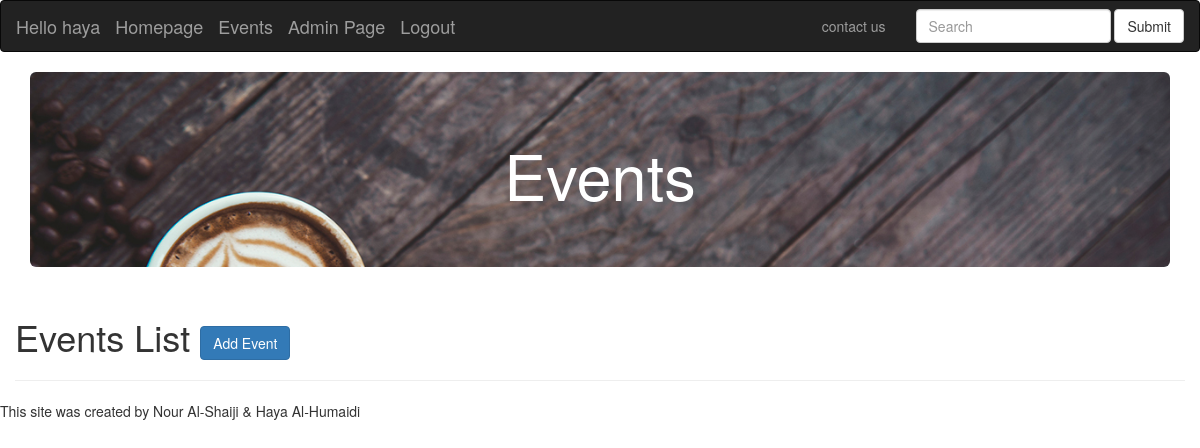
The page /main/event/ (signed in) on the database as committed earlier.
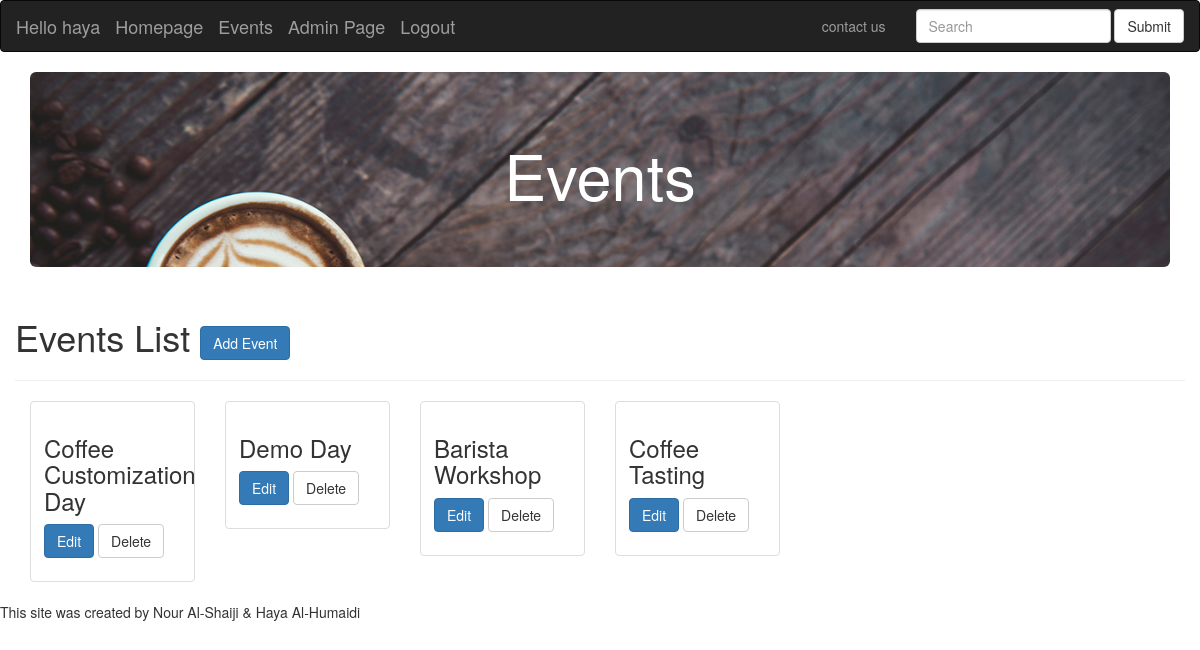
The same page on the database as committed later.
### main/models.py (models this page shows)
class Events(models.Model):
    event_name = models.CharField(max_length=255,null=True,blank=True)
    start_date = models.DateTimeField(null=True,blank=True)
    end_date = models.DateTimeField(null=True,blank=True)
    event_type = models.CharField(max_length=10,null=True,blank=True)
    def __str__(self):
        return self.event_name

### main/views.py (the view)
def event_page(request):
    context={}
    if not request.user.is_authenticated():
      return redirect('/main/signin')
    if not request.user.is_staff:
      return redirect("main:naughty_page")
    event = Events.objects.all()
    context['event']=event
    return render(request,'main/event.html',context)

### main/templates/main/event.html
{% extends 'main/base.html' %}
{% load crispy_forms_tags %}
{% block header %} Events {% endblock %}
{% block content %}
<div class="row">
 <h1> Events List <a href="{% url 'main:createEvent' %}" class="btn btn-primary" role="button">Add Event</a> </h1>
 <hr>
 {% for event in event %}
   <div class="col-sm-6 col-md-2">
     <div class="thumbnail">
       <div class="caption">
         <h3>{{event}} </h3>
         <p>
           <a href="{% url 'main:editEvent' events_id=event.id%}" class="btn btn-primary" role="button">Edit</a>
           <a href="{% url 'main:deleteEvent' events_id=event.id%}" class="btn btn-default" role="button">Delete</a>
         </p>
       </div>
     </div>
   </div>
 {% endfor %}
</div>
{% endblock %}

Rows that differ between the two databases and show on the page:
added Events: event_name "Coffee Customization Day"
added Events: event_name "Demo Day"
added Events: event_name "Barista Workshop"
added Events: event_name "Coffee Tasting"
